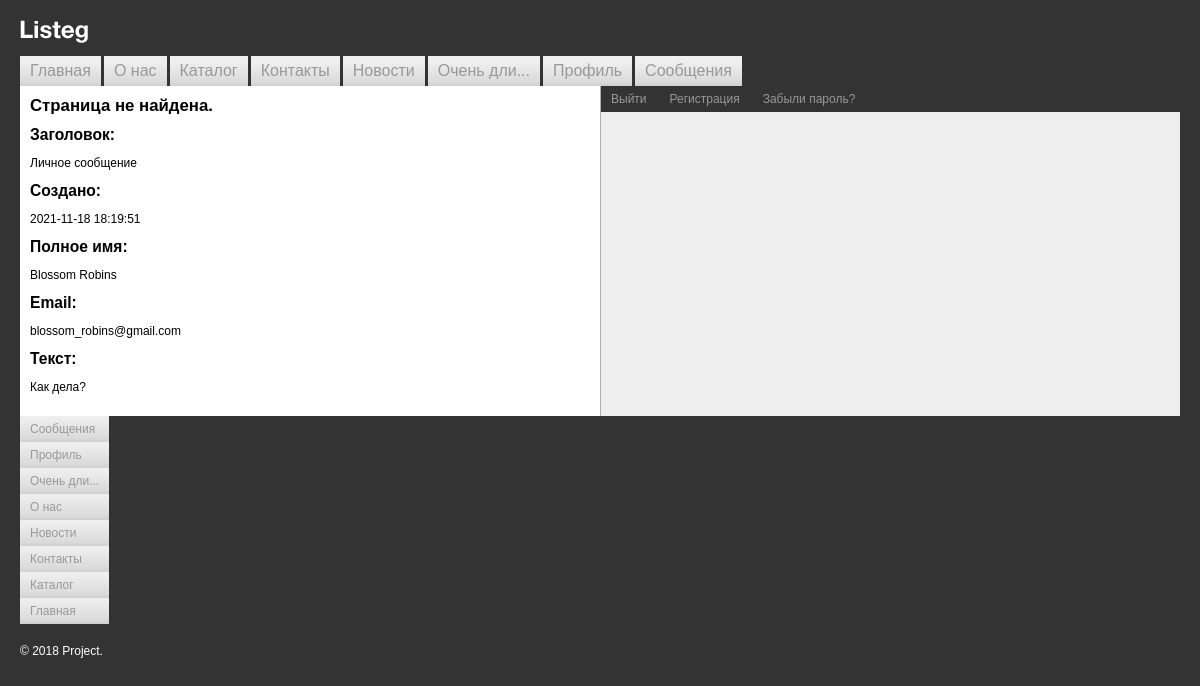
The page /posts/details.php?id=2 (signed in) on the database its author committed.
### tables this page shows
CREATE TABLE `messages` (
  `id` int NOT NULL AUTO_INCREMENT,
  `header` varchar(255) NOT NULL,
  `text` text NOT NULL,
  `created_at` timestamp NOT NULL DEFAULT CURRENT_TIMESTAMP,
  `user_sender_id` int DEFAULT NULL,
  `user_receiver_id` int DEFAULT NULL,
  `readed` tinyint(1) DEFAULT '0',
  `section_id` int DEFAULT NULL,
  PRIMARY KEY (`id`),
  KEY `user_receiver_id` (`user_receiver_id`),
  KEY `user_sender_id` (`user_sender_id`),
  KEY `section_id` (`section_id`),
  CONSTRAINT `section_id` FOREIGN KEY (`section_id`) REFERENCES `sections` (`id`),
  CONSTRAINT `user_receiver_id` FOREIGN KEY (`user_receiver_id`) REFERENCES `users` (`id`),
  CONSTRAINT `user_sender_id` FOREIGN KEY (`user_sender_id`) REFERENCES `users` (`id`)
);

CREATE TABLE `users` (
  `id` int NOT NULL AUTO_INCREMENT,
  `active` tinyint(1) DEFAULT '0',
  `full_name` varchar(255) NOT NULL,
  `email` varchar(255) DEFAULT NULL,
  `phone` varchar(255) DEFAULT NULL,
  `password` varchar(255) DEFAULT NULL,
  `receive_letter` tinyint(1) DEFAULT '1',
  PRIMARY KEY (`id`)
);

### helpers/database.php (called while the page is built, shortened)
<?php
function connect()
{
    static $dbh = null;
    if (!$dbh) {
        $dbh = new PDO('mysql:host=localhost;dbname=php_db', 'root', '');
    }
    return $dbh;
}
function getMessage()
{
    $dbh = connect();
    $sth = $dbh->prepare('SELECT m.header, m.created_at, u.full_name, u.email, m.text FROM users AS u INNER JOIN messages AS m ON u.id = m.user_receiver_id WHERE m.id = :id');
    $sth->execute(array(':id' => $_GET['id']));
    $message = $sth->fetchAll()[0];
    require $_SERVER['DOCUMENT_ROOT'] . "/templates/message.php";
}

### posts/index.php (called while the page is built)
<?php
require $_SERVER['DOCUMENT_ROOT'] . "/templates/header.php";
require $_SERVER['DOCUMENT_ROOT'] . "/templates/main.php";
require $_SERVER['DOCUMENT_ROOT'] . "/templates/footer.php";

### templates/message.php (the view)
<h2>Заголовок:</h2>
<p><?= $message['header'] ?></p>
<h2>Создано:</h2>
<p><?= $message['created_at'] ?></p>
<h2>Полное имя:</h2>
<p><?= $message['full_name'] ?></p>
<h2>Email:</h2>
<p><?= $message['email'] ?></p>
<h2>Текст:</h2>
<p><?= $message['text'] ?></p>

### styles.css (style rules this page uses)
body { background: #333333; padding: 20px; margin: 0; color: #000000; font-family: Arial, Helvetica, sans-serif; font-size: 12px; }
.left-collum-index h2 { font-size: 1.3em; color: #000000; margin: 0 0 10px 0; }

### rows shown on the page
messages: header "Личное сообщение", created_at "2021-11-18 18:19:51", user_receiver.full_name "Blossom Robins", user_receiver.email "blossom_robins@gmail.com", text "Как дела?"

### other values the page prints
cutString($element['title']) "Главная"
cutString($element['title']) "О нас"
cutString($element['title']) "Каталог"
cutString($element['title']) "Контакты"
cutString($element['title']) "Новости"
cutString($element['title']) "Очень дли..."
cutString($element['title']) "Профиль"
cutString($element['title']) "Сообщения"
getTitle($menuList, parse_url($_SERVER['REQUEST_URI'], PHP_URL_PATH)) "Страница не найдена."
